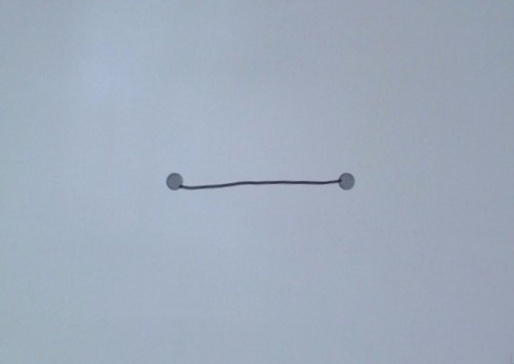
#> input picture PDMS2_web/PDMS2_web/ch2-t6/new/newch2-t6.jpg, 514 x 364 px
$ python -i final.py   (imports and definitions only)
#> lines starting #> are read from the running program, lines starting #| are printed output that depends on the picture
#> further down, picture is the input picture: shape (364, 514, 3); mean B, G, R 188.4, 171.9, 160
# analyze_main.py
import cv2
import numpy as np
import json
import glob
import os
from pathlib import Path

BASE_DIR = Path(__file__).resolve().parent

CROP_FOLDER = r"PDMS2_web\ch2-t4\new"
PXCM_JSON = (
    BASE_DIR.parent / "px2cm.json"
)  # 單一比例檔，內容：{"pixel_per_cm": 40.47...}
SHOW_SCALE = 0.7
MARGIN = 40


def show(title, img, scale=SHOW_SCALE):
    h, w = img.shape[:2]
    # cv2.imshow(title, cv2.resize(img, (int(w * scale), int(h * scale))))


# [32 lines left out: function preprocess_blackhat, not called in this run]


def extract_trace_mask(img_bgr):
    # HSV：紅色兩端 + 放寬飽和與亮度
    hsv = cv2.cvtColor(img_bgr, cv2.COLOR_BGR2HSV)
#> hsv: shape (364, 514, 3); mean H, S, V 107.7, 38.4, 188.4
    lower1 = np.array([0, 20, 20]);   upper1 = np.array([15, 255, 255])
    lower2 = np.array([165, 20, 20]); upper2 = np.array([180, 255, 255])
    mask_hsv = cv2.inRange(hsv, lower1, upper1) | cv2.inRange(hsv, lower2, upper2)
#> mask_hsv: shape (364, 514); every value is 0

    # RGB 主導：R 顯著大於 G/B
    b, g, r = cv2.split(img_bgr)
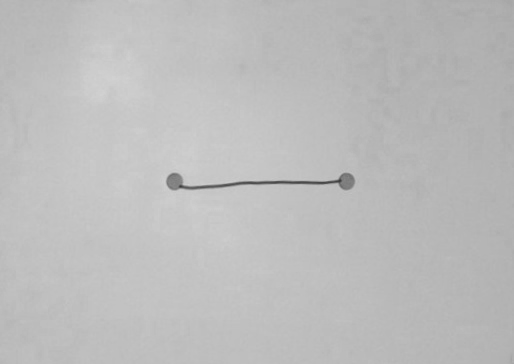
#> b: shape (364, 514); min 59, max 210, mean 188.4
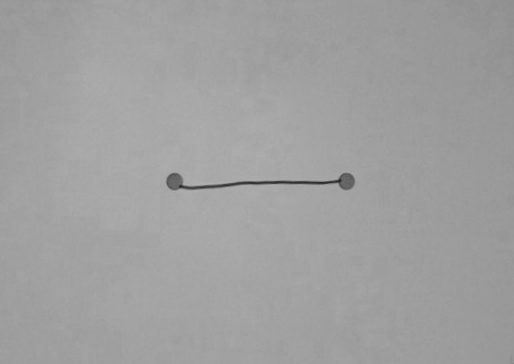
#> r: shape (364, 514); min 33, max 179, mean 160
    dom = (r.astype(np.int16) - g.astype(np.int16) > 18) & \
          (r.astype(np.int16) - b.astype(np.int16) > 18) & (r > 40)
    mask_dom = (dom.astype(np.uint8) * 255)

    # YCrCb：Cr 偏紅
    ycrcb = cv2.cvtColor(img_bgr, cv2.COLOR_BGR2YCrCb)
#> ycrcb: shape (364, 514, 3); mean of channels 0, 1, 2 170.2, 120.7, 138.3
    Cr = ycrcb[:, :, 1]
    mask_cr = (Cr > 135).astype(np.uint8) * 255

    # Lab：a* 偏紅（對陰影更友善）
    lab = cv2.cvtColor(img_bgr, cv2.COLOR_BGR2Lab)
#> lab: shape (364, 514, 3); mean of channels 0, 1, 2 178.3, 127.2, 118.1
    a = lab[:, :, 1]
    mask_lab = (a > 150).astype(np.uint8) * 255

    trace = mask_hsv | mask_dom | mask_cr | mask_lab

    # 形態學順序：先關再開，略膨脹補洞
    trace = cv2.morphologyEx(trace, cv2.MORPH_CLOSE, np.ones((9, 3), np.uint8), 1)
    trace = cv2.morphologyEx(trace, cv2.MORPH_OPEN,  np.ones((3, 3), np.uint8), 1)
    trace = cv2.dilate(trace, np.ones((3, 3), np.uint8), 1)
    return trace


# [339 lines left out: functions fallback_baseline_from_projection, _is_near_horizontal, _score_line, find_baseline_and_show_all, main, not called in this run]


# [2 lines not run here, left out]

>>> import cv2
>>> picture = cv2.imread('../PDMS2_web/ch2-t6/new/newch2-t6.jpg')
>>> result = extract_trace_mask(picture)
